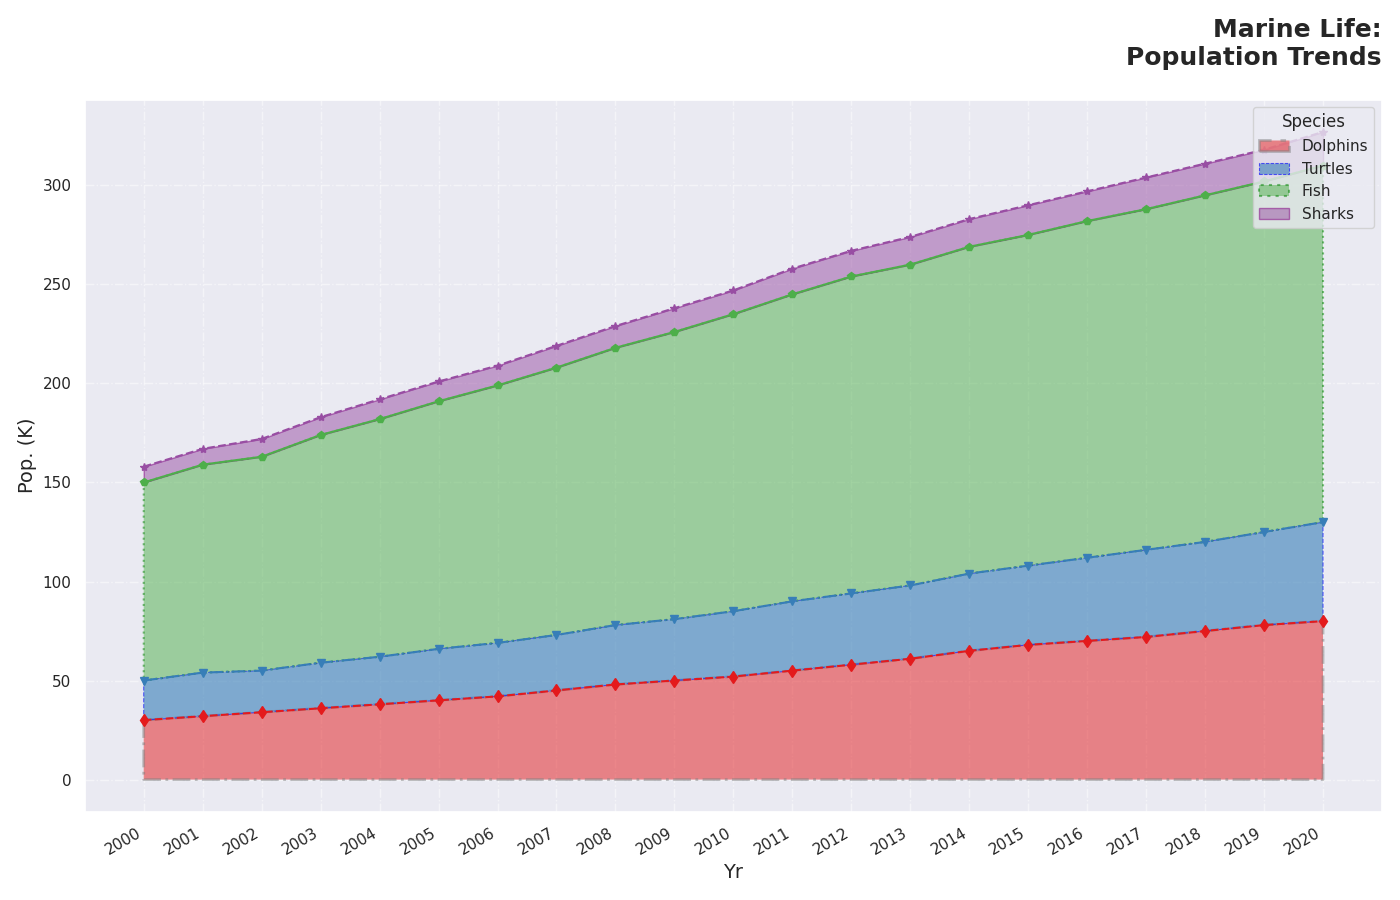

Reproduce this figure in Python.
import numpy as np
import matplotlib.pyplot as plt

years = np.arange(2000, 2021)
dolphin_population = [30, 32, 34, 36, 38, 40, 42, 45, 48, 50, 52, 55, 58, 61, 65, 68, 70, 72, 75, 78, 80]
sea_turtle_population = [20, 22, 21, 23, 24, 26, 27, 28, 30, 31, 33, 35, 36, 37, 39, 40, 42, 44, 45, 47, 50]
coral_reef_fish_population = [100, 105, 108, 115, 120, 125, 130, 135, 140, 145, 150, 155, 160, 162, 165, 167, 170, 172, 175, 177, 180]
shark_population = [8, 8, 9, 9, 10, 10, 10, 11, 11, 12, 12, 13, 13, 14, 14, 15, 15, 16, 16, 16, 17]

fig, ax = plt.subplots(figsize=(14, 9))
new_colors = ['#e41a1c', '#377eb8', '#4daf4a', '#984ea3']

ax.fill_between(years, 0, dolphin_population, color=new_colors[0], alpha=0.5, label='Dolphins', edgecolor='grey', linewidth=2, linestyle='-.')
ax.fill_between(years, dolphin_population, np.add(dolphin_population, sea_turtle_population), color=new_colors[1], alpha=0.6, label='Turtles', edgecolor='blue', linewidth=0.8, linestyle='--')
ax.fill_between(years, np.add(dolphin_population, sea_turtle_population), np.add.reduce([dolphin_population, sea_turtle_population, coral_reef_fish_population]), color=new_colors[2], alpha=0.5, label='Fish', edgecolor='green', linewidth=1.5, linestyle=':')
ax.fill_between(years, np.add.reduce([dolphin_population, sea_turtle_population, coral_reef_fish_population]), np.add.reduce([dolphin_population, sea_turtle_population, coral_reef_fish_population, shark_population]), color=new_colors[3], alpha=0.5, label='Sharks', edgecolor='purple', linewidth=1, linestyle='-')

ax.set_title("Marine Life:\nPopulation Trends", fontsize=18, fontweight='bold', loc='right', pad=25)
ax.set_xlabel("Yr", fontsize=14)
ax.set_ylabel("Pop. (K)", fontsize=14)

ax.plot(years, dolphin_population, marker='d', markersize=6, color=new_colors[0], linestyle='--')
ax.plot(years, np.add(dolphin_population, sea_turtle_population), marker='v', markersize=6, color=new_colors[1], linestyle='-.')
ax.plot(years, np.add.reduce([dolphin_population, sea_turtle_population, coral_reef_fish_population]), marker='p', markersize=6, color=new_colors[2], linestyle='-')
ax.plot(years, np.add.reduce([dolphin_population, sea_turtle_population, coral_reef_fish_population, shark_population]), marker='*', markersize=6, color=new_colors[3], linestyle='--')

plt.xticks(years, rotation=30, ha="right")

ax.legend(loc='upper right', title='Species', fontsize=11, title_fontsize='12')
plt.grid(axis='both', linestyle='-.', alpha=0.5)
plt.tight_layout()
plt.show()
